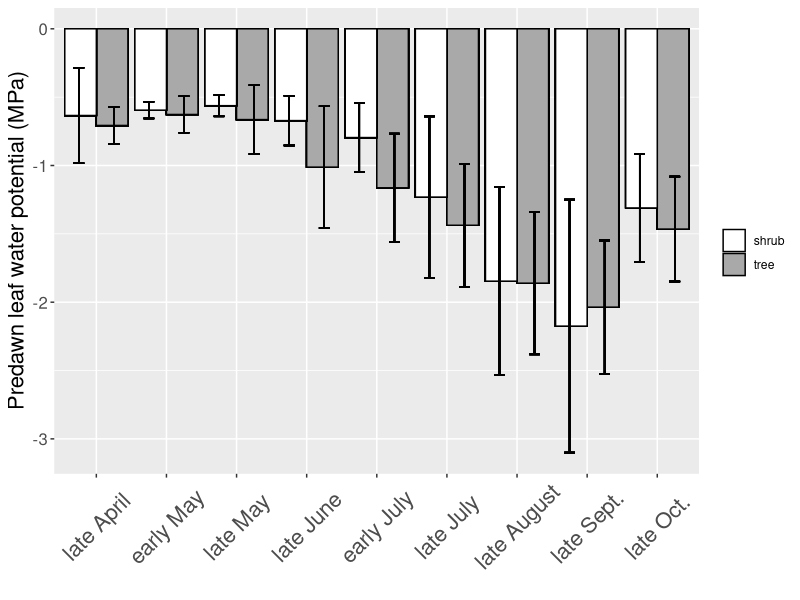
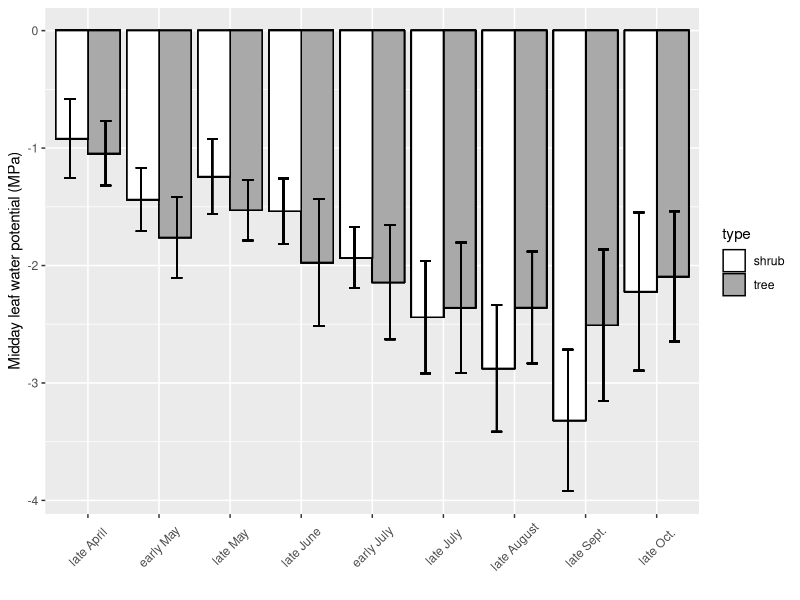
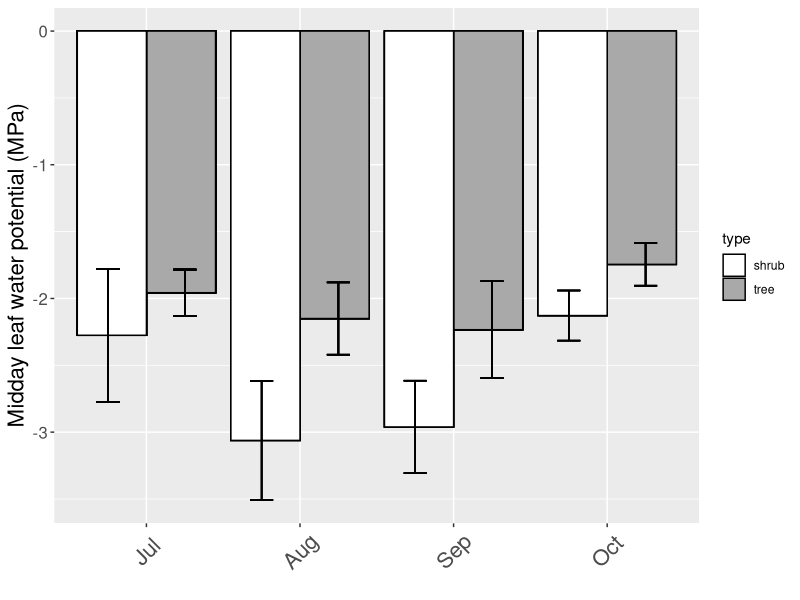
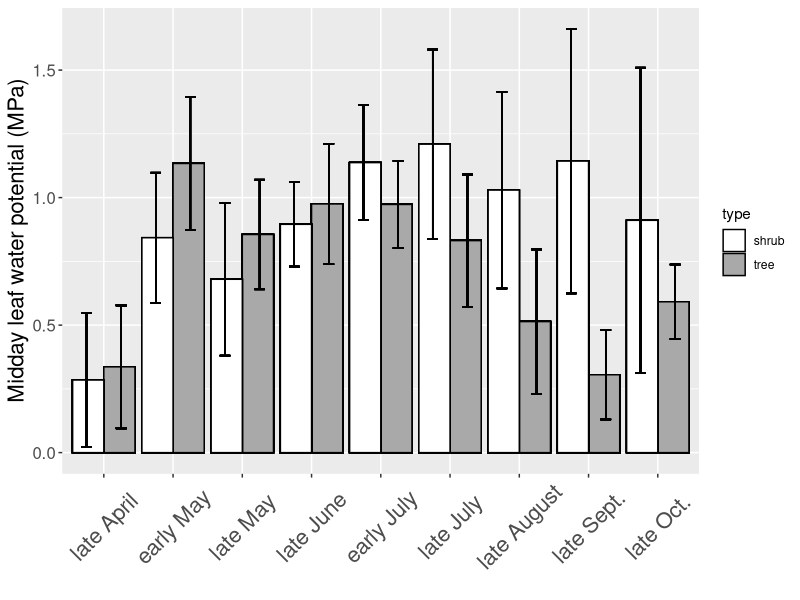
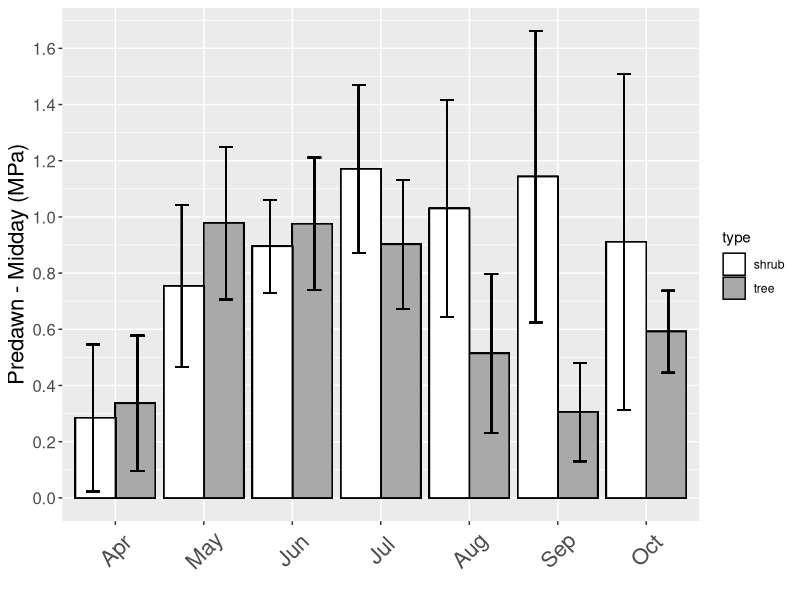
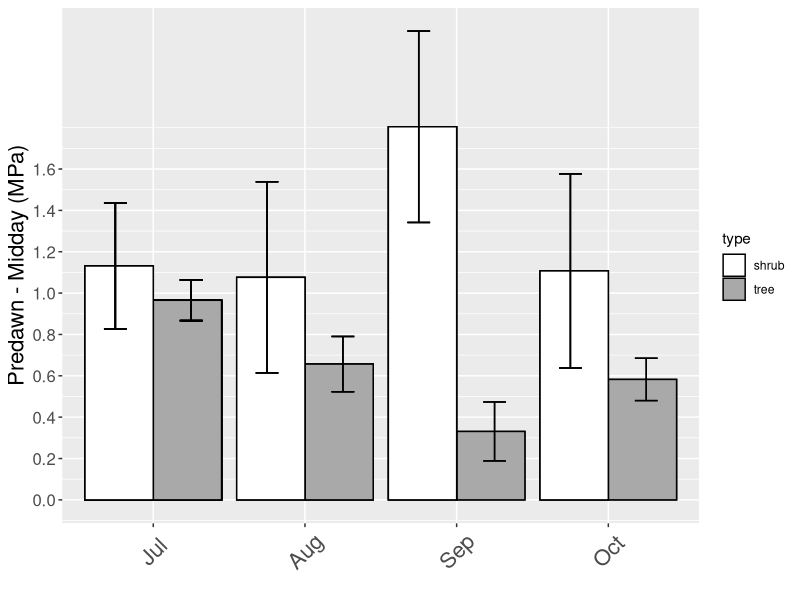

Recreate these plots in R, in order.
## ---- chunk 1
library(tidyverse)
library(here)
## ---- chunk 2
fct_case_when <- function(...) {
  args <- as.list(match.call())
  levels <- sapply(args[-1], function(f) f[[3]])  # extract RHS of formula
  levels <- levels[!is.na(levels)]
  factor(dplyr::case_when(...), levels=levels)
}
## ---- chunk 3
field_data <- read_csv(here("processed-data", "analysis 2.0","field_data_2020_2021.csv"), show_col_types = FALSE) %>% 
  select(year, spp, month, site, predawn, midday, type, date) %>% 
  drop_na(year) %>% 
  mutate(month_char = month(date,label=TRUE), 
         day = day(date)) %>%  
  mutate(month_split = fct_case_when(
    month %in% 4 & day < 15 ~ "early April", 
    month %in% 4 & day >= 15 ~ "late April", 
     month %in% 5 & day < 15 ~ "early May", 
    month %in% 5 & day >= 15 ~ "late May", 
    month %in% 6 & day < 15 ~ "early June", 
    month %in% 6 & day >= 15 ~ "late June", 
    month %in% 7 & day < 15 ~ "early July", 
    month %in% 7 & day >= 15 ~ "late July", 
    month %in% 8 & day < 15 ~ "early August", 
    month %in% 8 & day >= 15 ~ "late August",
    month %in% 9 & day < 15 ~ "early Sept.", 
    month %in% 9 & day >= 15 ~ "late Sept.", 
    month %in% 10 & day < 15 ~ "early Oct.", 
    month %in% 10 & day >= 15 ~ "late Oct.", 
   # month %in% 4 & day >= 15 ~ "late April", 
    TRUE ~ "month"
  )) %>% 
  pivot_longer(cols = c(midday, predawn), names_to = "timing", values_to = "mpa") %>% 
  drop_na(mpa) %>% 
  group_by(month_split, year, type, timing) %>% 
 # select(-month_char) %>% 
  mutate(sd_mpa = sd(mpa), 
         mean_mpa = mean(mpa)) %>% 
  filter(!spp %in% c("QUKE", "PIJE"))

levels(field_data$month_split)
## ---- chunk 4
field_data %>% 
  filter(timing == "predawn") %>% 
  filter(year == 2021) %>% 
ggplot(aes(y = mean_mpa, 
            #x = week,
           x = month_split, 
           fill = type)) +
  geom_bar(position=position_dodge(), stat="identity", colour = "black") +
  #geom_bar(position = position_dodge(), 
         #  stat = "summary", 
         #  fun.y = "mean") +
  geom_errorbar(aes(ymin= mean_mpa- sd_mpa, 
                    ymax= mean_mpa + sd_mpa,
                    x = month_split), width=.3,
                 position=position_dodge(1)) +
 # facet_wrap(~year) +
  scale_fill_manual(values = c("white","darkgrey")) +
  theme(axis.text.x = element_text(angle = 45, vjust = 0.5, size = 16),
        axis.text.y = element_text(size = 12), 
         axis.title.y = element_text(size= 16)) +
  labs(x = "", 
       y = "Predawn leaf water potential (MPa)", 
       fill = "")
## ---- chunk 5
field_data %>% 
  filter(timing == "midday") %>% 
  filter(year == 2021) %>% 
ggplot(aes(y = mean_mpa, 
            #x = week,
           x = month_split, 
           fill = type)) +
  geom_bar(position=position_dodge(), stat="identity", colour = "black") +
  #geom_bar(position = position_dodge(), 
         #  stat = "summary", 
         #  fun.y = "mean") +
  geom_errorbar(aes(ymin= mean_mpa- sd_mpa, 
                    ymax= mean_mpa + sd_mpa,
                    x = month_split), width=.3,
                 position=position_dodge(1)) +
 # facet_wrap(~year) +
  scale_fill_manual(values = c("white","darkgrey")) + 
  theme(axis.text.x = element_text(angle = 45, vjust = 0.5)) +
  labs(x = "", 
       y = "Midday leaf water potential (MPa)" )
## ---- chunk 6
field_data %>% 
  filter(timing == "midday") %>% 
  filter(month == c(7,8,9,10)) %>% 
  filter(year == 2021) %>% 
  select(-sd_mpa, -mean_mpa) %>% 
  group_by(month_char, year, type, timing) %>% 
  mutate(sd_mpa = sd(mpa), 
         mean_mpa = mean(mpa)) %>% 
ggplot(aes(y = mean_mpa, 
            #x = week,
           x = month_char, 
           fill = type)) +
  geom_bar(position=position_dodge(), stat="identity", colour = "black") +
  #geom_bar(position = position_dodge(), 
         #  stat = "summary", 
         #  fun.y = "mean") +
  geom_errorbar(aes(ymin= mean_mpa- sd_mpa, 
                    ymax= mean_mpa + sd_mpa,
                    x = month_char), width=.3,
                 position=position_dodge(1)) +
 # facet_wrap(~year) +
  scale_fill_manual(values = c("white","darkgrey")) + 
  theme(axis.text.x = element_text(angle = 45, vjust = 0.5, size = 16),
        axis.text.y = element_text(size = 12), 
         axis.title.y = element_text(size= 16)) +
  labs(x = "", 
       y = "Midday leaf water potential (MPa)" )
## ---- chunk 7
field_data_wide <- read_csv(here("processed-data", "analysis 2.0","field_data_2020_2021.csv"), show_col_types = FALSE) %>% 
  select(year, spp, month, site, predawn, midday, type, date) %>% 
  drop_na(year) %>% 
  mutate(month_char = month(date,label=TRUE), 
         day = day(date),
         diff = predawn - midday) %>%  
  mutate(month_split = fct_case_when(
    month %in% 4 & day < 15 ~ "early April", 
    month %in% 4 & day >= 15 ~ "late April", 
     month %in% 5 & day < 15 ~ "early May", 
    month %in% 5 & day >= 15 ~ "late May", 
    month %in% 6 & day < 15 ~ "early June", 
    month %in% 6 & day >= 15 ~ "late June", 
    month %in% 7 & day < 15 ~ "early July", 
    month %in% 7 & day >= 15 ~ "late July", 
    month %in% 8 & day < 15 ~ "early August", 
    month %in% 8 & day >= 15 ~ "late August",
    month %in% 9 & day < 15 ~ "early Sept.", 
    month %in% 9 & day >= 15 ~ "late Sept.", 
    month %in% 10 & day < 15 ~ "early Oct.", 
    month %in% 10 & day >= 15 ~ "late Oct.", 
   # month %in% 4 & day >= 15 ~ "late April", 
    TRUE ~ "month"
  )) %>% 
  filter(!spp %in% c("QUKE", "PIJE")) %>% 
  group_by(month_split, year, type) %>% 
 # select(-month_char) %>% 
  drop_na(diff) %>% 
  mutate(sd_diff = sd(diff), 
         mean_diff = mean(diff)) %>% 
  filter(!spp %in% c("QUKE", "PIJE"))
## ---- chunk 8
field_data_wide %>% 
  filter(year == 2021) %>% 
 # select(-sd_mpa, -mean_mpa) %>% 
ggplot(aes(y = mean_diff, 
            #x = week,
           x = month_split, 
           fill = type)) +
  geom_bar(position=position_dodge(), stat="identity", colour = "black") +
  #geom_bar(position = position_dodge(), 
         #  stat = "summary", 
         #  fun.y = "mean") +
  geom_errorbar(aes(ymin= mean_diff- sd_diff, 
                    ymax= mean_diff + sd_diff,
                    x = month_split), width=.3,
                 position=position_dodge(1)) +
 # facet_wrap(~year) +
  scale_fill_manual(values = c("white","darkgrey")) + 
  theme(axis.text.x = element_text(angle = 45, vjust = 0.5, size = 16),
        axis.text.y = element_text(size = 12), 
         axis.title.y = element_text(size= 16)) +
  labs(x = "", 
       y = "Midday leaf water potential (MPa)" )
## ---- chunk 9
field_data_wide <- read_csv(here("processed-data", "analysis 2.0","field_data_2020_2021.csv"), show_col_types = FALSE) %>% 
  select(year, spp, month, site, predawn, midday, type, date) %>% 
  drop_na(year) %>% 
  mutate(month_char = month(date,label=TRUE), 
         day = day(date),
         diff = predawn - midday) %>%  
  mutate(month_split = fct_case_when(
    month %in% 4 & day < 15 ~ "early April", 
    month %in% 4 & day >= 15 ~ "late April", 
     month %in% 5 & day < 15 ~ "early May", 
    month %in% 5 & day >= 15 ~ "late May", 
    month %in% 6 & day < 15 ~ "early June", 
    month %in% 6 & day >= 15 ~ "late June", 
    month %in% 7 & day < 15 ~ "early July", 
    month %in% 7 & day >= 15 ~ "late July", 
    month %in% 8 & day < 15 ~ "early August", 
    month %in% 8 & day >= 15 ~ "late August",
    month %in% 9 & day < 15 ~ "early Sept.", 
    month %in% 9 & day >= 15 ~ "late Sept.", 
    month %in% 10 & day < 15 ~ "early Oct.", 
    month %in% 10 & day >= 15 ~ "late Oct.", 
   # month %in% 4 & day >= 15 ~ "late April", 
    TRUE ~ "month"
  )) %>% 
  filter(!spp %in% c("QUKE", "PIJE")) %>% 
  group_by(month_char, year, type) %>% 
 # select(-month_char) %>% 
  drop_na(diff) %>% 
  mutate(sd_diff = sd(diff), 
         mean_diff = mean(diff)) %>% 
  filter(!spp %in% c("QUKE", "PIJE"))

field_data_wide %>% 
  filter(year == 2021) %>% 
 # select(-sd_mpa, -mean_mpa) %>% 
ggplot(aes(y = mean_diff, 
            #x = week,
           x = month_char, 
           fill = type)) +
  geom_bar(position=position_dodge(), stat="identity", colour = "black") +
  #geom_bar(position = position_dodge(), 
         #  stat = "summary", 
         #  fun.y = "mean") +
  geom_errorbar(aes(ymin= mean_diff- sd_diff, 
                    ymax= mean_diff + sd_diff,
                    x = month_char), width=.3,
                 position=position_dodge(1)) +
 # facet_wrap(~year) +
  scale_fill_manual(values = c("white","darkgrey")) + 
  scale_y_continuous(breaks = seq(0, 1.6, by = 0.2)) +
  theme(axis.text.x = element_text(angle = 45, vjust = 0.5, size = 16),
        axis.text.y = element_text(size = 12), 
         axis.title.y = element_text(size= 16)) +
  labs(x = "", 
       y = "Predawn - Midday (MPa)" )
## ---- chunk 10
field_data_wide <- read_csv(here("processed-data", "analysis 2.0","field_data_2020_2021.csv"), show_col_types = FALSE) %>% 
  filter(month == c(7,8,9,10)) %>% 
  select(year, spp, month, site, predawn, midday, type, date) %>% 
  drop_na(year) %>% 
  mutate(month_char = month(date,label=TRUE), 
         day = day(date),
         diff = predawn - midday) %>%  
  mutate(month_split = fct_case_when(
    month %in% 4 & day < 15 ~ "early April", 
    month %in% 4 & day >= 15 ~ "late April", 
     month %in% 5 & day < 15 ~ "early May", 
    month %in% 5 & day >= 15 ~ "late May", 
    month %in% 6 & day < 15 ~ "early June", 
    month %in% 6 & day >= 15 ~ "late June", 
    month %in% 7 & day < 15 ~ "early July", 
    month %in% 7 & day >= 15 ~ "late July", 
    month %in% 8 & day < 15 ~ "early August", 
    month %in% 8 & day >= 15 ~ "late August",
    month %in% 9 & day < 15 ~ "early Sept.", 
    month %in% 9 & day >= 15 ~ "late Sept.", 
    month %in% 10 & day < 15 ~ "early Oct.", 
    month %in% 10 & day >= 15 ~ "late Oct.", 
   # month %in% 4 & day >= 15 ~ "late April", 
    TRUE ~ "month"
  )) %>% 
  filter(!spp %in% c("QUKE", "PIJE")) %>% 
  group_by(month_char, year, type) %>% 
 # select(-month_char) %>% 
  drop_na(diff) %>% 
  mutate(sd_diff = sd(diff), 
         mean_diff = mean(diff)) %>% 
  filter(!spp %in% c("QUKE", "PIJE"))

field_data_wide %>% 
  filter(year == 2021) %>% 
 # select(-sd_mpa, -mean_mpa) %>% 
ggplot(aes(y = mean_diff, 
            #x = week,
           x = month_char, 
           fill = type)) +
  geom_bar(position=position_dodge(), stat="identity", colour = "black") +
  #geom_bar(position = position_dodge(), 
         #  stat = "summary", 
         #  fun.y = "mean") +
  geom_errorbar(aes(ymin= mean_diff- sd_diff, 
                    ymax= mean_diff + sd_diff,
                    x = month_char), width=.3,
                 position=position_dodge(1)) +
 # facet_wrap(~year) +
  scale_fill_manual(values = c("white","darkgrey")) + 
  scale_y_continuous(breaks = seq(0, 1.6, by = 0.2)) +
  theme(axis.text.x = element_text(angle = 45, vjust = 0.5, size = 16),
        axis.text.y = element_text(size = 12), 
         axis.title.y = element_text(size= 16)) +
  labs(x = "", 
       y = "Predawn - Midday (MPa)" )
